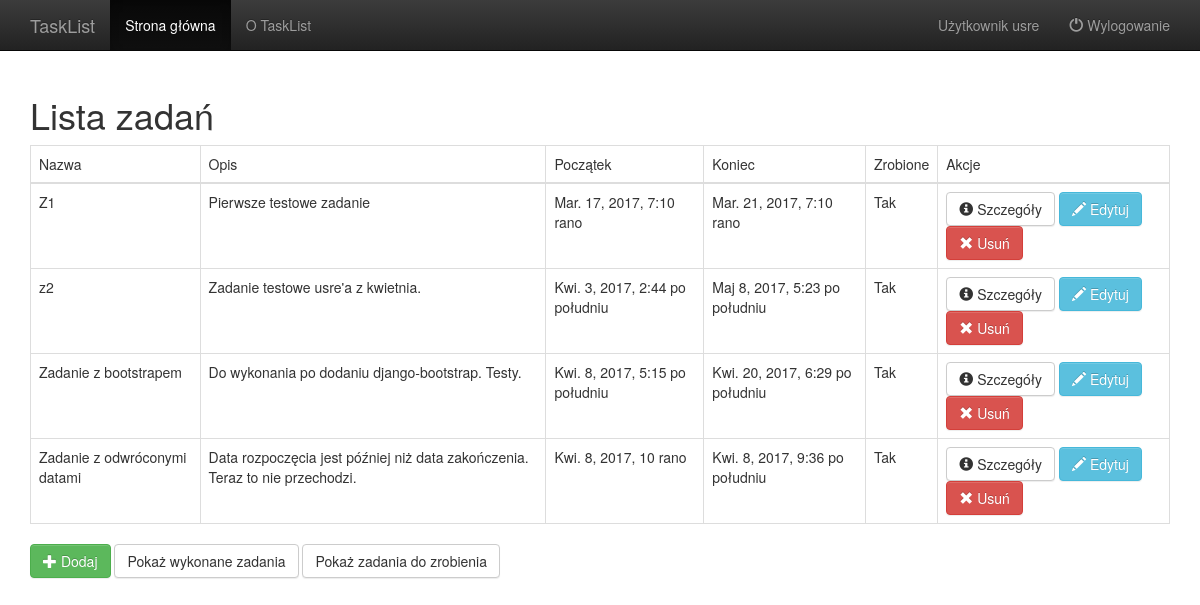
The app's page /tasks (signed in) with its own data.
### TaskList/models.py (models this page shows, shortened)
class Task(models.Model):
    user = models.ForeignKey(User)
    name = models.CharField(max_length=256)
    description = models.TextField(max_length=4000)
    start = models.DateTimeField(default=datetime.now)
    end = models.DateTimeField(default=datetime.now)
    done = models.BooleanField(default=False)

### TaskList/list_views.py (the view)
# urls.py: url(r'^tasks$', TaskList.as_view(), name='task_list'),
@method_decorator(login_required, name='dispatch')
class TaskList(ListView):
    allow_empty = True
    def get_queryset(self):
        return Task.objects.filter(user=self.request.user.pk)
    def get_context_data(self, **kwargs):
        context = super(TaskList, self).get_context_data(**kwargs)
        context['user'] = self.request.user
        context['active'] = 'tasks'
        return context

### TaskList/AuthenticationBackend.py (called while the page is built)
    def get_user(self, user_id):
        try:
            return User.objects.get(pk=user_id)
        except User.DoesNotExist:
            return None

### TaskList/templates/TaskList/task_list.html (shortened to what this page needs)
{% extends "layout.html" %}
{% block content %}
    <h1>Lista zadań</h1>
	<table class="table table-bordered">
		<thead>
		<tr>
			<td>Nazwa</td><td>Opis</td><td>Początek</td><td>Koniec</td><td>Zrobione</td><td>Akcje</td>
		</tr>
		</thead>
		<tbody>
		{% for task in object_list %}
		<tr>
			<td>{{task.name}}</td><td>{{task.description}}</td><td>{{task.start}}</td><td>{{task.end}}</td>
            <td>
				{% if task.done %}
                Tak
                {% else %}
                Nie
				{% endif %}
			</td>
			<td>
				<a class="btn btn-default" href="{% url 'task_details' task.id %}">
                    <span class="glyphicon glyphicon-info-sign"></span>
                    Szczegóły
                </a>
				<a class="btn btn-info" href="{% url 'task_edit' task.id %}">
                    <span class="glyphicon glyphicon-pencil"></span>
                    Edytuj
                </a>
				<a class="btn btn-danger" href="{% url 'task_delete' task.id %}">
                    <span class="glyphicon glyphicon-remove"></span> Usuń
                </a>
			</td>
		</tr>
        {% empty %}
        <tr>Brak zadań</tr>
		{% endfor %}
		</tbody>
	</table>
	<a class="btn btn-success" href="{% url 'task_new' %}"><span class="glyphicon glyphicon-plus"></span> Dodaj</a>
	<a class="btn btn-default" href="{% url 'task_list_done' %}">Pokaż wykonane zadania</a>
	<a class="btn btn-default" href="{% url 'task_list_todo' %}">Pokaż zadania do zrobienia</a>
{% endblock %}

### TaskList/templates/layout.html (shortened to what this page needs)
<!DOCTYPE html>
<html>
<head>
    {% load staticfiles %}
    <link rel="stylesheet" href="{% static 'css/bootstrap-theme.min.css' %}" />
    <link rel="stylesheet" href="{% static 'css/bootstrap.min.css' %}" />
</head>
<body>
<nav class="navbar navbar-inverse navbar-fixed-top">
    <div class="container">
        <div class="navbar-header">
            {% if user.is_authenticated %}
            <a class="navbar-brand" href="/tasks">TaskList</a>
            {% else %}
            <a class="navbar-brand" href="/">TaskList</a>
            {% endif %}
        </div>
        <div id="navbar" class="collapse navbar-collapse">
            <ul class="nav navbar-nav">
                <li class="{% if active == 'tasks' or active == 'home' %}active{% endif %}">
                    {% if user.is_authenticated %}
                    <a href="/tasks">Strona główna</a>
                    {% else %}
                    <a href="/">Strona główna</a>
                    {% endif %}
                </li>
                <li class="{% if active == 'about' %}active{% endif %}">
                    <a href="/about">O TaskList</a>
                </li>
            </ul>
            {% if user.is_authenticated %}
            <ul class="nav navbar-nav navbar-right">
                <li class="{% if active == 'user' %}active{% endif %}"><a href="/user">Użytkownik {{user}}</a></li>
                <li><a href="/logout"><span class="glyphicon glyphicon-off"></span>&nbsp;Wylogowanie</a></li>
            </ul>
            {% endif %}
        </div>
    </div>
</nav>
<div class="container">
    {% block content %}
    {% endblock content %}
</div>
</body>
</html>

### TaskList/templates/layout.html (style rules this page uses)
body { padding-top: 75px; }

### records on screen
Task: name "Z1", description "Pierwsze testowe zadanie", start "Mar. 17, 2017, 7:10 rano", end "Mar. 21, 2017, 7:10 rano", done "Tak"
Task: name "z2", description "Zadanie testowe usre'a z kwietnia.", start "Kwi. 3, 2017, 2:44 po południu", end "Maj 8, 2017, 5:23 po południu", done "Tak"
Task: name "Zadanie z bootstrapem", description "Do wykonania po dodaniu django-bootstrap. Testy.", start "Kwi. 8, 2017, 5:15 po południu", end "Kwi. 20, 2017, 6:29 po południu", done "Tak"
Task: name "Zadanie z odwróconymi datami", description "Data rozpoczęcia jest później niż data zakończenia. Teraz to nie przechodzi.", start "Kwi. 8, 2017, 10 rano", end "Kwi. 8, 2017, 9:36 po południu", done "Tak"

### other values on screen
{{ user }} "usre"
